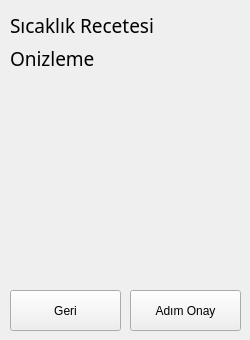
        <widget class="QWidget" name="page_27">
         <widget class="QCustomPlot" name="tPreview" native="true">
          <property name="geometry">
           <rect>
            <x>10</x>
            <y>70</y>
            <width>231</width>
            <height>191</height>
           </rect>
          </property>
         </widget>
         <widget class="QLabel" name="label_74">
          <property name="geometry">
           <rect>
            <x>10</x>
            <y>10</y>
            <width>211</width>
            <height>31</height>
           </rect>
          </property>
          <property name="font">
           <font>
            <family>Gill Sans MT</family>
            <pointsize>14</pointsize>
            <weight>9</weight>
            <italic>false</italic>
            <bold>false</bold>
           </font>
          </property>
          <property name="text">
           <string>Sıcaklık Recetesi</string>
          </property>
         </widget>
         <widget class="QPushButton" name="bTSaveStep">
          <property name="geometry">
           <rect>
            <x>130</x>
            <y>290</y>
            <width>111</width>
            <height>41</height>
           </rect>
          </property>
          <property name="text">
           <string>Adım Onay</string>
          </property>
         </widget>
         <widget class="QPushButton" name="bTBack3">
          <property name="geometry">
           <rect>
            <x>10</x>
            <y>290</y>
            <width>111</width>
            <height>41</height>
           </rect>
          </property>
          <property name="text">
           <string>Geri</string>
          </property>
         </widget>
         <widget class="QLabel" name="label_68">
          <property name="geometry">
           <rect>
            <x>10</x>
            <y>50</y>
            <width>231</width>
            <height>16</height>
           </rect>
          </property>
          <property name="font">
           <font>
            <family>Gill Sans MT</family>
            <pointsize>14</pointsize>
            <weight>9</weight>
            <italic>false</italic>
            <bold>false</bold>
           </font>
          </property>
          <property name="text">
           <string>Önizleme</string>
          </property>
         </widget>
        </widget>
